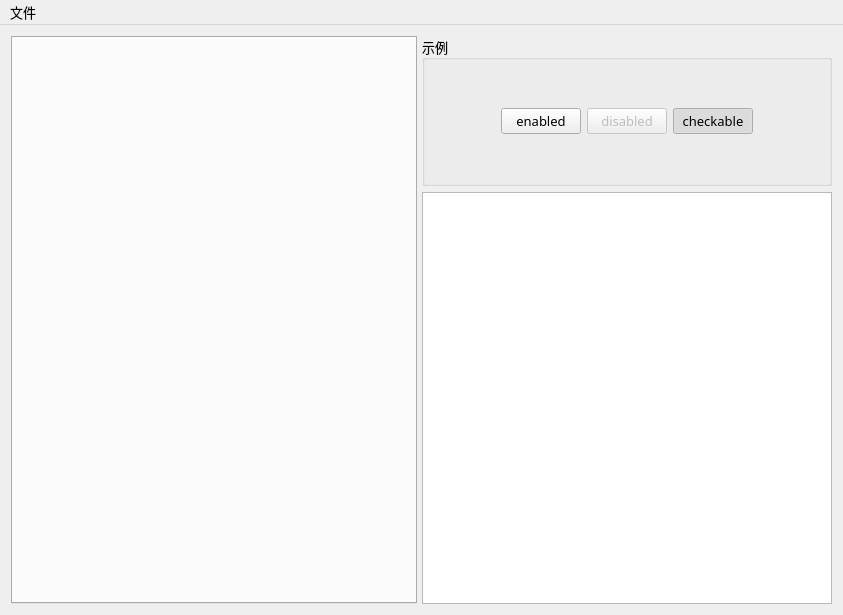
<?xml version="1.0" encoding="UTF-8"?>
<ui version="4.0">
 <class>MainWindow</class>
 <widget class="QMainWindow" name="MainWindow">
  <property name="geometry">
   <rect>
    <x>0</x>
    <y>0</y>
    <width>843</width>
    <height>615</height>
   </rect>
  </property>
  <property name="font">
   <font>
    <family>微软雅黑</family>
    <pointsize>10</pointsize>
   </font>
  </property>
  <property name="windowTitle">
   <string>QSS Style Sheet Gen</string>
  </property>
  <widget class="QWidget" name="centralWidget">
   <layout class="QVBoxLayout" name="verticalLayout">
    <item>
     <widget class="QStackedWidget" name="stackedWidget">
      <property name="currentIndex">
       <number>0</number>
      </property>
      <widget class="QWidget" name="page">
       <layout class="QHBoxLayout" name="horizontalLayout_2">
        <property name="spacing">
         <number>5</number>
        </property>
        <property name="leftMargin">
         <number>0</number>
        </property>
        <property name="topMargin">
         <number>0</number>
        </property>
        <property name="rightMargin">
         <number>0</number>
        </property>
        <property name="bottomMargin">
         <number>0</number>
        </property>
        <item>
         <widget class="QTabWidget" name="tabWidget">
          <property name="minimumSize">
           <size>
            <width>406</width>
            <height>100</height>
           </size>
          </property>
          <property name="maximumSize">
           <size>
            <width>406</width>
            <height>16777215</height>
           </size>
          </property>
          <property name="currentIndex">
           <number>-1</number>
          </property>
         </widget>
        </item>
        <item>
         <layout class="QVBoxLayout" name="verticalLayout_2">
          <item>
           <widget class="QGroupBox" name="groupBox_5">
            <property name="minimumSize">
             <size>
              <width>0</width>
              <height>150</height>
             </size>
            </property>
            <property name="title">
             <string>示例</string>
            </property>
            <layout class="QHBoxLayout" name="horizontalLayout">
             <item>
              <spacer name="horizontalSpacer_2">
               <property name="orientation">
                <enum>Qt::Horizontal</enum>
               </property>
               <property name="sizeHint" stdset="0">
                <size>
                 <width>40</width>
                 <height>20</height>
                </size>
               </property>
              </spacer>
             </item>
             <item>
              <widget class="QPushButton" name="demoBtn1">
               <property name="text">
                <string>enabled</string>
               </property>
              </widget>
             </item>
             <item>
              <widget class="QPushButton" name="demoBtn2">
               <property name="enabled">
                <bool>false</bool>
               </property>
               <property name="text">
                <string>disabled</string>
               </property>
              </widget>
             </item>
             <item>
              <widget class="QPushButton" name="demoBtn3">
               <property name="enabled">
                <bool>true</bool>
               </property>
               <property name="text">
                <string>checkable</string>
               </property>
               <property name="checkable">
                <bool>true</bool>
               </property>
               <property name="checked">
                <bool>true</bool>
               </property>
              </widget>
             </item>
             <item>
              <spacer name="horizontalSpacer">
               <property name="orientation">
                <enum>Qt::Horizontal</enum>
               </property>
               <property name="sizeHint" stdset="0">
                <size>
                 <width>40</width>
                 <height>20</height>
                </size>
               </property>
              </spacer>
             </item>
            </layout>
           </widget>
          </item>
          <item>
           <widget class="QTextBrowser" name="textBrowser">
            <property name="minimumSize">
             <size>
              <width>400</width>
              <height>0</height>
             </size>
            </property>
            <property name="readOnly">
             <bool>false</bool>
            </property>
           </widget>
          </item>
         </layout>
        </item>
       </layout>
      </widget>
      <widget class="QWidget" name="page_2">
       <layout class="QVBoxLayout" name="verticalLayout_5">
        <property name="spacing">
         <number>5</number>
        </property>
        <property name="leftMargin">
         <number>0</number>
        </property>
        <property name="topMargin">
         <number>0</number>
        </property>
        <property name="rightMargin">
         <number>0</number>
        </property>
        <property name="bottomMargin">
         <number>0</number>
        </property>
        <item>
         <layout class="QHBoxLayout" name="horizontalLayout_4">
          <item>
           <widget class="QGroupBox" name="groupBox">
            <property name="minimumSize">
             <size>
              <width>406</width>
              <height>0</height>
             </size>
            </property>
            <property name="title">
             <string>图片</string>
            </property>
            <layout class="QVBoxLayout" name="verticalLayout_6">
             <item>
              <widget class="QPushButton" name="btnReadImg">
               <property name="text">
                <string>选择图片</string>
               </property>
              </widget>
             </item>
             <item>
              <widget class="QLabel" name="imgPreview">
               <property name="text">
                <string/>
               </property>
              </widget>
             </item>
            </layout>
           </widget>
          </item>
          <item>
           <layout class="QVBoxLayout" name="verticalLayout_4">
            <item>
             <widget class="QGroupBox" name="groupBox_2">
              <property name="minimumSize">
               <size>
                <width>0</width>
                <height>150</height>
               </size>
              </property>
              <property name="title">
               <string>示例</string>
              </property>
              <layout class="QHBoxLayout" name="horizontalLayout_3">
               <item>
                <spacer name="horizontalSpacer_3">
                 <property name="orientation">
                  <enum>Qt::Horizontal</enum>
                 </property>
                 <property name="sizeHint" stdset="0">
                  <size>
                   <width>40</width>
                   <height>20</height>
                  </size>
                 </property>
                </spacer>
               </item>
               <item>
                <widget class="QToolButton" name="toolButtonDemo">
                 <property name="text">
                  <string/>
                 </property>
                </widget>
               </item>
               <item>
                <spacer name="horizontalSpacer_4">
                 <property name="orientation">
                  <enum>Qt::Horizontal</enum>
                 </property>
                 <property name="sizeHint" stdset="0">
                  <size>
                   <width>40</width>
                   <height>20</height>
                  </size>
                 </property>
                </spacer>
               </item>
              </layout>
             </widget>
            </item>
            <item>
             <widget class="QTextBrowser" name="textBrowserForToolBtn">
              <property name="readOnly">
               <bool>false</bool>
              </property>
             </widget>
            </item>
           </layout>
          </item>
         </layout>
        </item>
        <item>
         <layout class="QVBoxLayout" name="verticalLayout_3">
          <item>
           <widget class="QLabel" name="label">
            <property name="text">
             <string>模板函数(注意资源中的图片路径,和文件夹中的图片路径的写法区别)</string>
            </property>
           </widget>
          </item>
          <item>
           <widget class="QTextBrowser" name="textBrowser_2">
            <property name="maximumSize">
             <size>
              <width>16777215</width>
              <height>185</height>
             </size>
            </property>
            <property name="readOnly">
             <bool>true</bool>
            </property>
            <property name="html">
             <string>&lt;!DOCTYPE HTML PUBLIC &quot;-//W3C//DTD HTML 4.0//EN&quot; &quot;http://www.w3.org/TR/REC-html40/strict.dtd&quot;&gt;
&lt;html&gt;&lt;head&gt;&lt;meta name=&quot;qrichtext&quot; content=&quot;1&quot; /&gt;&lt;style type=&quot;text/css&quot;&gt;
p, li { white-space: pre-wrap; }
&lt;/style&gt;&lt;/head&gt;&lt;body style=&quot; font-family:'微软雅黑'; font-size:10pt; font-weight:400; font-style:normal;&quot;&gt;
&lt;p style=&quot; margin-top:0px; margin-bottom:0px; margin-left:0px; margin-right:0px; -qt-block-indent:0; text-indent:0px;&quot;&gt;&lt;span style=&quot; color:#0000ff;&quot;&gt;void&lt;/span&gt;&lt;span style=&quot; color:#ff007f;&quot;&gt; init3StateBtn&lt;/span&gt;(&lt;span style=&quot; color:#0000ff;&quot;&gt;const QString&lt;/span&gt;&amp;amp; imgPath, &lt;span style=&quot; color:#0000ff;&quot;&gt;QToolButton&lt;/span&gt;* btn)&lt;/p&gt;
&lt;p style=&quot; margin-top:0px; margin-bottom:0px; margin-left:0px; margin-right:0px; -qt-block-indent:0; text-indent:0px;&quot;&gt;{&lt;/p&gt;
&lt;p style=&quot; margin-top:0px; margin-bottom:0px; margin-left:0px; margin-right:0px; -qt-block-indent:0; text-indent:0px;&quot;&gt;    &lt;span style=&quot; color:#0000ff;&quot;&gt;QStringList&lt;/span&gt; qss;&lt;/p&gt;
&lt;p style=&quot; margin-top:0px; margin-bottom:0px; margin-left:0px; margin-right:0px; -qt-block-indent:0; text-indent:0px;&quot;&gt;    qss.&lt;span style=&quot; color:#ff557f;&quot;&gt;append&lt;/span&gt;(&lt;span style=&quot; color:#0000ff;&quot;&gt;QString&lt;/span&gt;(&lt;span style=&quot; color:#00aa00;&quot;&gt;&amp;quot;QToolButton{border-style:none;background:url(:%1);background-position:left;}&amp;quot;&lt;/span&gt;).&lt;span style=&quot; color:#ff557f;&quot;&gt;arg&lt;/span&gt;(imgPath));&lt;/p&gt;
&lt;p style=&quot; margin-top:0px; margin-bottom:0px; margin-left:0px; margin-right:0px; -qt-block-indent:0; text-indent:0px;&quot;&gt;    qss.&lt;span style=&quot; color:#ff557f;&quot;&gt;append&lt;/span&gt;(&lt;span style=&quot; color:#0000ff;&quot;&gt;QString&lt;/span&gt;(&lt;span style=&quot; color:#00aa00;&quot;&gt;&amp;quot;QToolButton:hover{border-style:none;background:url(:%1);background-position:center;}&amp;quot;&lt;/span&gt;).&lt;span style=&quot; color:#ff557f;&quot;&gt;arg&lt;/span&gt;(imgPath));&lt;/p&gt;
&lt;p style=&quot; margin-top:0px; margin-bottom:0px; margin-left:0px; margin-right:0px; -qt-block-indent:0; text-indent:0px;&quot;&gt;    qss.&lt;span style=&quot; color:#ff557f;&quot;&gt;append&lt;/span&gt;(&lt;span style=&quot; color:#0000ff;&quot;&gt;QString&lt;/span&gt;(&lt;span style=&quot; color:#00aa00;&quot;&gt;&amp;quot;QToolButton:pressed{border-style:none;background:url(:%1);background-position:right;}&amp;quot;&lt;/span&gt;).&lt;span style=&quot; color:#ff557f;&quot;&gt;arg&lt;/span&gt;(imgPath));&lt;/p&gt;
&lt;p style=&quot; margin-top:0px; margin-bottom:0px; margin-left:0px; margin-right:0px; -qt-block-indent:0; text-indent:0px;&quot;&gt;    btn-&amp;gt;&lt;span style=&quot; color:#ff557f;&quot;&gt;setStyleSheet&lt;/span&gt;(qss.&lt;span style=&quot; color:#ff557f;&quot;&gt;join&lt;/span&gt;(&lt;span style=&quot; color:#00aa00;&quot;&gt;&amp;quot;&amp;quot;&lt;/span&gt;));&lt;/p&gt;
&lt;p style=&quot; margin-top:0px; margin-bottom:0px; margin-left:0px; margin-right:0px; -qt-block-indent:0; text-indent:0px;&quot;&gt;}&lt;/p&gt;
&lt;p style=&quot;-qt-paragraph-type:empty; margin-top:0px; margin-bottom:0px; margin-left:0px; margin-right:0px; -qt-block-indent:0; text-indent:0px;&quot;&gt;&lt;br /&gt;&lt;/p&gt;&lt;/body&gt;&lt;/html&gt;</string>
            </property>
           </widget>
          </item>
         </layout>
        </item>
       </layout>
      </widget>
     </widget>
    </item>
   </layout>
  </widget>
  <widget class="QMenuBar" name="menuBar">
   <property name="geometry">
    <rect>
     <x>0</x>
     <y>0</y>
     <width>843</width>
     <height>23</height>
    </rect>
   </property>
   <widget class="QMenu" name="menu">
    <property name="title">
     <string>文件</string>
    </property>
    <addaction name="menuCreateQPushButton"/>
    <addaction name="menuCreateQToolButton3State"/>
   </widget>
   <addaction name="menu"/>
  </widget>
  <action name="menuCreateQPushButton">
   <property name="text">
    <string>创建QPushButton</string>
   </property>
  </action>
  <action name="menuCreateQToolButton3State">
   <property name="text">
    <string>创建三态QToolButton</string>
   </property>
  </action>
 </widget>
 <layoutdefault spacing="6" margin="11"/>
 <resources/>
 <connections/>
</ui>
